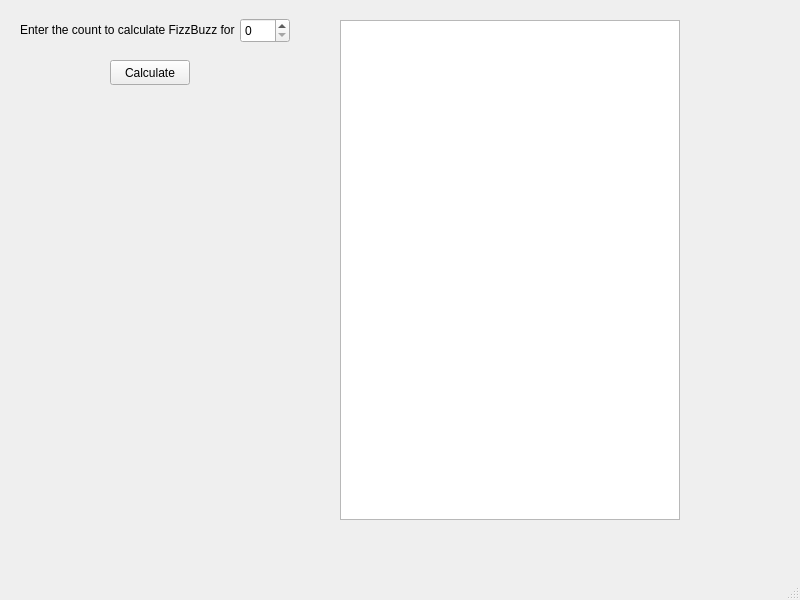
<?xml version="1.0" encoding="UTF-8"?>
<ui version="4.0">
 <class>MainWindow</class>
 <widget class="QMainWindow" name="MainWindow">
  <property name="geometry">
   <rect>
    <x>0</x>
    <y>0</y>
    <width>800</width>
    <height>600</height>
   </rect>
  </property>
  <property name="windowTitle">
   <string>MainWindow</string>
  </property>
  <widget class="QWidget" name="CentralWidget">
   <widget class="QSpinBox" name="CountEntryBox">
    <property name="geometry">
     <rect>
      <x>240</x>
      <y>18</y>
      <width>50</width>
      <height>25</height>
     </rect>
    </property>
    <property name="minimumSize">
     <size>
      <width>50</width>
      <height>25</height>
     </size>
    </property>
    <property name="maximumSize">
     <size>
      <width>50</width>
      <height>25</height>
     </size>
    </property>
    <property name="maximum">
     <number>999</number>
    </property>
    <property name="displayIntegerBase">
     <number>10</number>
    </property>
   </widget>
   <widget class="QLabel" name="PromptText">
    <property name="geometry">
     <rect>
      <x>20</x>
      <y>20</y>
      <width>220</width>
      <height>20</height>
     </rect>
    </property>
    <property name="minimumSize">
     <size>
      <width>220</width>
      <height>20</height>
     </size>
    </property>
    <property name="maximumSize">
     <size>
      <width>220</width>
      <height>20</height>
     </size>
    </property>
    <property name="text">
     <string>Enter the count to calculate FizzBuzz for</string>
    </property>
   </widget>
   <widget class="QPushButton" name="CalculateButton">
    <property name="geometry">
     <rect>
      <x>110</x>
      <y>60</y>
      <width>80</width>
      <height>25</height>
     </rect>
    </property>
    <property name="minimumSize">
     <size>
      <width>80</width>
      <height>25</height>
     </size>
    </property>
    <property name="maximumSize">
     <size>
      <width>80</width>
      <height>25</height>
     </size>
    </property>
    <property name="text">
     <string>Calculate</string>
    </property>
   </widget>
   <widget class="QListView" name="OutputList">
    <property name="geometry">
     <rect>
      <x>340</x>
      <y>20</y>
      <width>340</width>
      <height>500</height>
     </rect>
    </property>
    <property name="minimumSize">
     <size>
      <width>340</width>
      <height>500</height>
     </size>
    </property>
    <property name="maximumSize">
     <size>
      <width>340</width>
      <height>500</height>
     </size>
    </property>
    <property name="editTriggers">
     <set>QAbstractItemView::NoEditTriggers</set>
    </property>
   </widget>
  </widget>
  <widget class="QMenuBar" name="MenuBar">
   <property name="geometry">
    <rect>
     <x>0</x>
     <y>0</y>
     <width>800</width>
     <height>21</height>
    </rect>
   </property>
  </widget>
  <widget class="QStatusBar" name="StatusBar"/>
 </widget>
 <resources/>
 <connections/>
</ui>
